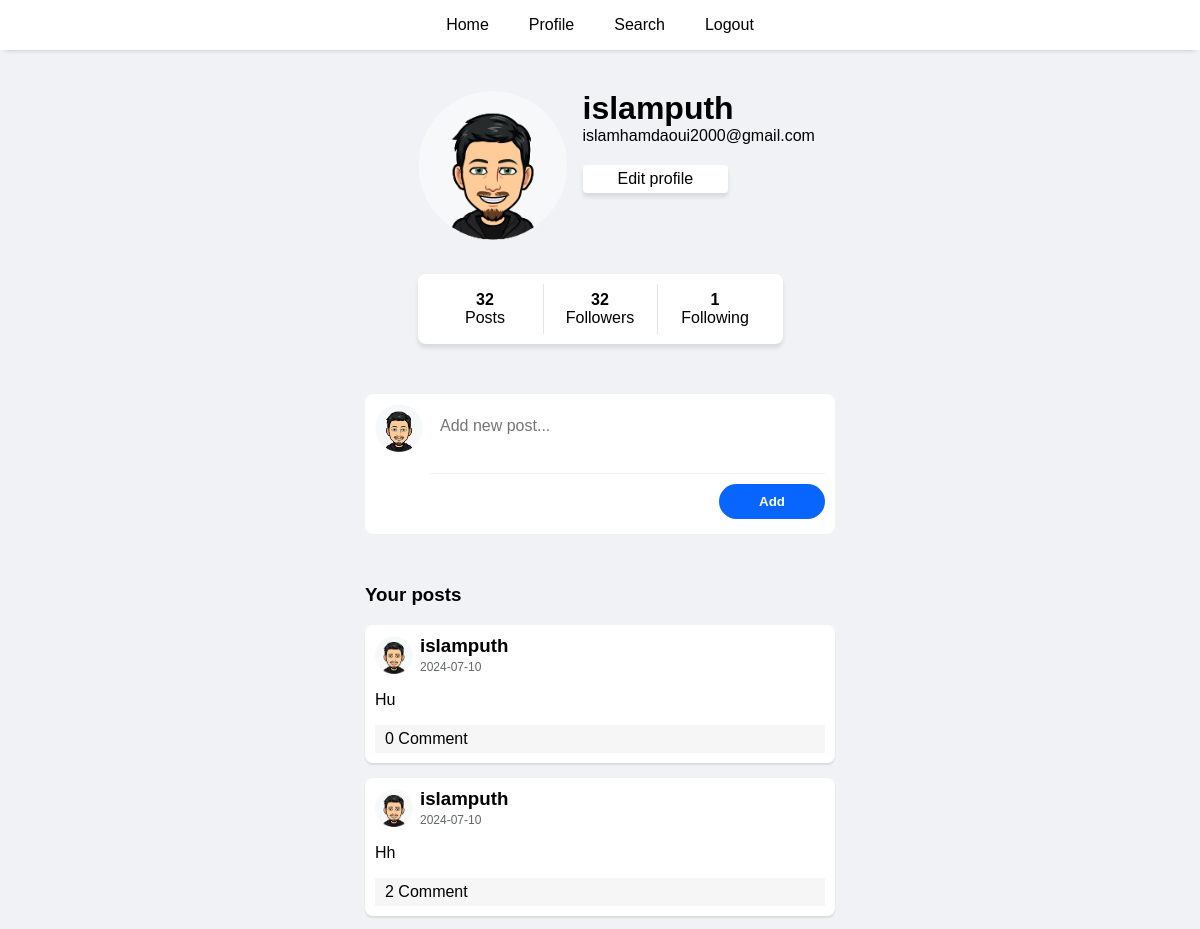
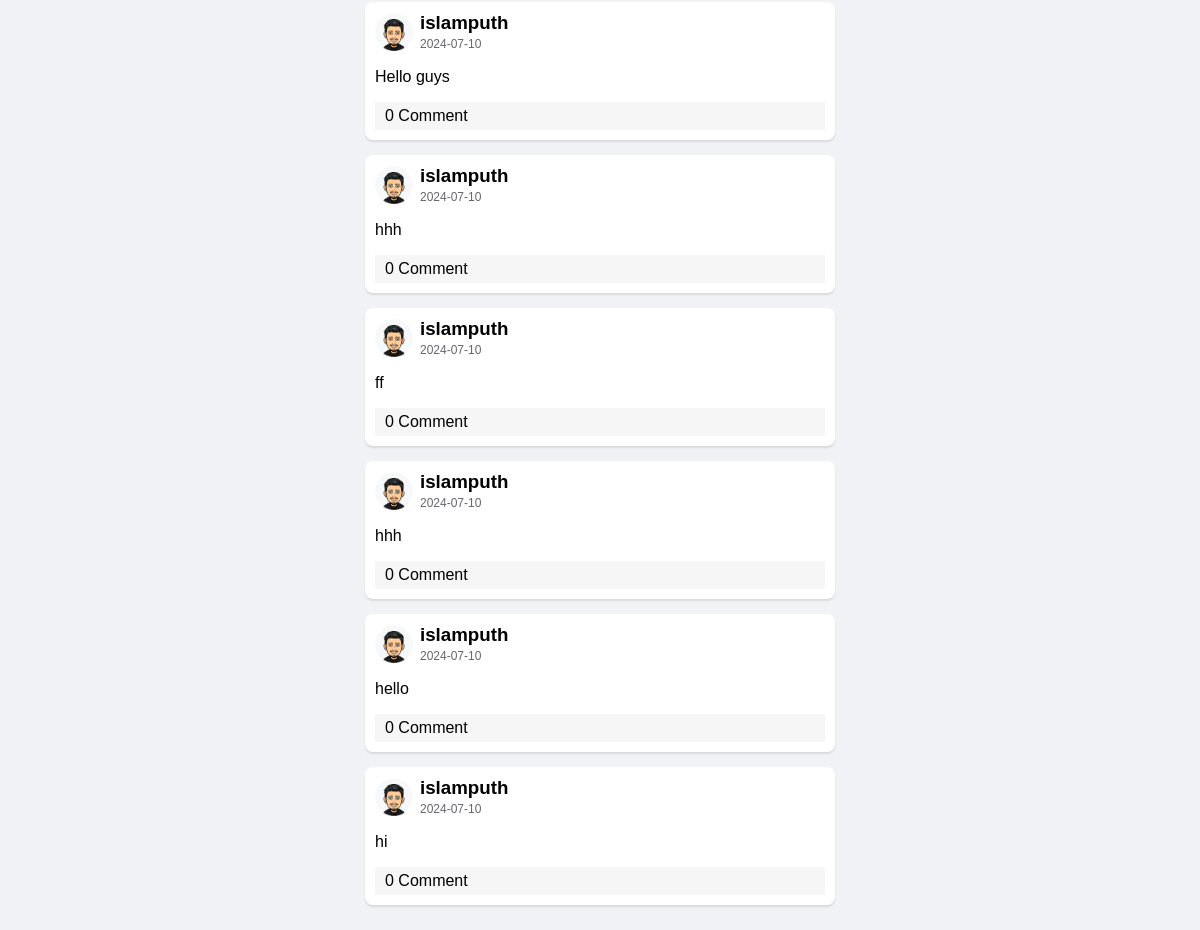
/profile.php (signed in), run on the app's committed database (2 pictures, top to bottom).
### tables this page shows
CREATE TABLE `users` (
  `id` int(5) NOT NULL,
  `username` varchar(50) NOT NULL,
  `password` varchar(50) NOT NULL,
  `email` varchar(50) NOT NULL,
  `pdp` enum('default','sara','dalia','islam','mohamed') DEFAULT 'default'
);

CREATE TABLE `posts` (
  `id` int(11) NOT NULL,
  `user_id` int(11) DEFAULT NULL,
  `content` text DEFAULT NULL,
  `created_at` timestamp NOT NULL DEFAULT current_timestamp()
);

### profile.php (the view, shortened to what this page needs)
<?php
 require("connection.php");
 $id = $_SESSION["user_id"];
 $select = $db ->prepare("SELECT * FROM users WHERE id= :id");
 $select -> execute(array("id"=> $id));
    $data = $select -> fetch();
?>
<?php
$follower_id = $_SESSION["user_id"];
$following = $db -> prepare("SELECT count(followed_id) as following_num FROM follow WHERE follower_id = :follower_id");
$following -> execute(array("follower_id"=> $follower_id));
$followingCount = $following -> fetch();
?>
<?php
$followed_id = $_SESSION["user_id"];
$followers = $db -> prepare("SELECT count(follower_id) as follower_num FROM follow WHERE followed_id = :followed_id");
$followers -> execute(array("followed_id"=> $followed_id));
$followersCount = $followers -> fetch();
?>
<!DOCTYPE html>
<html lang="en">
<head>
</head>
<body>
<?php
 require('header.php');
?>
<div class="profileContainer">
<div class="userprofile">
    <div class="userpdp">
        <?php
if ($data['pdp'] === 'default') {
    echo '<img src="uploads/default.png" alt="default Image">';
} elseif ($data['pdp'] === 'sara') {
    echo "<img src='uploads/sara.png' alt='sara Image'>";
} elseif ($data['pdp'] === 'dalia') {
    echo "<img  src='uploads/dalia.png' alt='dalia Image'>";
}  elseif ($data['pdp'] === 'islam') {
    echo"<img src='uploads/islam.png' alt='islam Image'>";
}
elseif ($data['pdp'] === 'mohamed') {
    echo"<img class='image' src='uploads/mohamed.png' alt='mohamed Image'>";
} else {
    echo '<img src="uploads/default.png" alt="default Image">';
}
?>
    </div>
    <div class="userinfo">
    <h3><?php echo $data['username'] ?></h3>
    <span><?php echo $data['email'] ?></span>
    <button onclick="location.href='editform.php'">Edit profile</button>
    </div>
    </div>
    <div class="stats">
    <div >
        <b><?php echo $followersCount['follower_num']; ?></b>
         <span>Posts</span>
    </div>
     <div onclick="showFollowers()">
        <b><?php echo $followersCount['follower_num']; ?></b>
     <span>Followers</span>
     </div>
     <div onclick="showFollowing()">
     <b> <?php echo $followingCount['following_num']; ?> </b>
     <span>Following</span>
     </div>
    </div>
    <div class="addpost" >
        <form action="post.php" method="post">
            <div class="input">
        <?php
if ($data['pdp'] === 'default') {
    echo '<img src="uploads/default.png" alt="default Image">';
} elseif ($data['pdp'] === 'sara') {
    echo "<img src='uploads/sara.png' alt='sara Image'>";
} elseif ($data['pdp'] === 'dalia') {
    echo "<img  src='uploads/dalia.png' alt='dalia Image'>";
}  elseif ($data['pdp'] === 'islam') {
    echo"<img src='uploads/islam.png' alt='islam Image'>";
}
elseif ($data['pdp'] === 'mohamed') {
    echo"<img class='image' src='uploads/mohamed.png' alt='mohamed Image'>";
} else {
    echo '<img src="uploads/default.png" alt="default Image">';
}
?>
            <textarea  name="content" placeholder="Add new post..." required></textarea>
            </div>
            <div class="btn">
            <input  type="submit" value="Add">
            </div>
        </form>
    </div>
    <div class="posts">
      <div style="max-width: 470px; width:100%;"><h3 style="margin-top: 0;">Your posts</h3></div>
    <?php
$userid = $_SESSION["user_id"];
$show = $db->prepare('SELECT posts.id as post_id, posts.content, DATE(posts.created_at) as post_date,
                            users.username, users.id , users.pdp,
                            COUNT(comments.id) as comments_count
                     FROM posts
                     INNER JOIN users ON posts.user_id = users.id
                     LEFT JOIN comments ON posts.id = comments.post_id
                     WHERE users.id = :user_id
                     GROUP BY posts.id, posts.content, users.username, users.id, users.pdp
                     ORDER BY posts.created_at DESC');
$show->execute([':user_id' => $userid]);
while ($data = $show->fetch(PDO::FETCH_ASSOC)){
    echo '<div class="post">';
    echo "<div class='username'>";
    if ($data['pdp'] === 'default') {
        echo '<img src="uploads/default.png" alt="default Image">';
    } elseif ($data['pdp'] === 'sara') {
        echo "<img src='uploads/sara.png' alt='sara Image'>";
    } elseif ($data['pdp'] === 'dalia') {
        echo "<img  src='uploads/dalia.png' alt='dalia Image'>";
    }  elseif ($data['pdp'] === 'islam') {
        echo"<img src='uploads/islam.png' alt='islam Image'>";
    }
    elseif ($data['pdp'] === 'mohamed') {
        echo"<img class='image' src='uploads/mohamed.png' alt='mohamed Image'>";
    } else {
        echo '<img src="uploads/default.png" alt="default Image">';
    }
    echo "<div class='userdiv' >";
    echo "<h3 >" . htmlspecialchars($data['username']) . '</h3>';
    echo "<span>" .$data['post_date'] . "</span>";
    echo '</div>';
    echo "</div>";
    echo '<p>' . htmlspecialchars($data['content']) . '</p>';
    echo "<div><div class='comment' onclick=\"window.location.href='postview.php?id={$data['post_id']}'\">{$data['comments_count']} Comment</div> </div>";
    echo '</div>';
}
?>
    </div>
    </div>
</body>
</html>

### header.php (shortened to what this page needs)
<!DOCTYPE html>
<html lang="en">
<head>
</head>
<body>
    <header>
        <a  href="home.php">Home</a>
        <?php if(empty($_SESSION['user'])): ?>
            <a  href="index.php">Login</a>
            <a href="signupform.php">Signup</a>
            <?php  else: ?>
                <a  href="profile.php">Profile</a>
                <a  href="search.php">Search</a>
                <a href="logout.php">Logout</a>
        <?php  endif; ?>
    </header>
</body>
</html>

### header.php (style rules this page uses)
* { font-family: sans-serif; }
body { background-color: #f0f2f5; margin: 0; padding: 0; }
header { width: 100%; display: flex; align-items: center; justify-content: center; background-color: #FFF; height: 50px; box-shadow: 0px 5px 5px -5px rgba(0, 0, 0, 0.2); }
a { text-decoration: none; color: black; height: 50px; padding: 0 20px; display: flex; justify-content: center; align-items: center; }

### profile.php (style rules this page uses)
* { box-sizing: border-box; }
body { padding: 0; position: relative; }
.profileContainer { width: 100%; padding: 10px; display: flex; flex-direction: column; align-items: center; }
.addpost { max-width: 470px; width: 100%; display: flex; justify-content: center; background-color: #fff; flex-direction: column; margin-top: 50px; padding: 10px 10px; border-radius: 8px; }
.addpost .btn { width: 100%; margin-top: 10px; }
.input { display: flex; justify-content: center; }
.input img { height: 48px; width: 48px; margin-right: 7px; }
.addpost form textarea { width: 100%; min-height: 70px; padding: 10px; resize: none; outline: none; border: none; font-size: 16px; line-height: 1.5; box-sizing: border-box; border-bottom: 1px solid rgba(0, 0, 0, 0.05); }
.addpost form input[type=submit] { background-color: #0866ff; border: none; border-radius:100px; padding: 10px 40px; color: #fff; font-weight: bold; float: right; margin-bottom: 5px; cursor: pointer; }
.post { width:100%; max-width: 400px; padding: 10px; margin-bottom: 10px; background-color: #e0f2f1; border-radius: 8px; box-shadow: 0 4px 8px rgba(0, 0, 0, 0.1); }
.stats { display: flex; width: 100%; max-width: fit-content; padding: 10px; background-color: #fff; box-shadow: 0 4px 4px rgba(0, 0, 0, 0.1); border-radius: 8px; }
.stats div { display: flex; flex-direction: column; align-items: center; justify-content: center; padding: 7px 25px; cursor: pointer; width: 115px; }
.stats div:first-child { cursor: text; }
.stats div:nth-child(2) { border-left: 1px solid rgba(0, 0, 0, 0.1); border-right: 1px solid rgba(0, 0, 0, 0.1); }
.userprofile { display: flex; max-width: 365px; width: 100%; margin: 30px 0 30px; }
.userinfo { display: flex; flex-direction: column; margin-left: 15px; }
.userinfo h3 { font-size: 2rem; margin: 0; }
.userinfo button { font-size: 16px; cursor: pointer; margin-top: 20px; border-radius: 4px; width: fit-content; padding: 5px 35px; background-color:#fff; border: none; box-shadow: 0 4px 4px rgba(0, 0, 0, 0.1); }
.userpdp img { width: 150px; height: 150px; }
.posts { margin-top: 50px; width: 100%; display: flex; flex-direction: column; align-items: center; padding: 0 10px; }
.post { width: 100%; max-width: 470px; padding: 10px; margin-bottom: 15px; background-color: #fff; border-radius: 8px; box-shadow: 0px 2px 2px rgba(0, 0, 0, 0.1); }
.comment { background-color: #f6f6f6; padding: 5px 10px; cursor: pointer; }
.username { display: flex; align-items: center; }
.username img { width: 38px; margin-right: 7px; height: 38px; }
.username h3 { margin: 0; }
.userdiv span { font-size: 12px; color: rgb(101, 103, 107); }

### data on the page
users: username "islamputh", email "islamhamdaoui2000@gmail.com"
posts: user.username "islamputh", post_date "2024-07-10", content "Hu", comments_count "0"
posts: user.username "islamputh", post_date "2024-07-10", content "Hh", comments_count "2"
posts: user.username "islamputh", post_date "2024-07-10", content "Hello guys", comments_count "0"
posts: user.username "islamputh", post_date "2024-07-10", content "hhh", comments_count "0"
posts: user.username "islamputh", post_date "2024-07-10", content "ff", comments_count "0"
posts: user.username "islamputh", post_date "2024-07-10", content "hhh", comments_count "0"
posts: user.username "islamputh", post_date "2024-07-10", content "hello", comments_count "0"
posts: user.username "islamputh", post_date "2024-07-10", content "hi", comments_count "0"

### other printed values
$followersCount['follower_num'] "32"
$followingCount['following_num'] "1"
